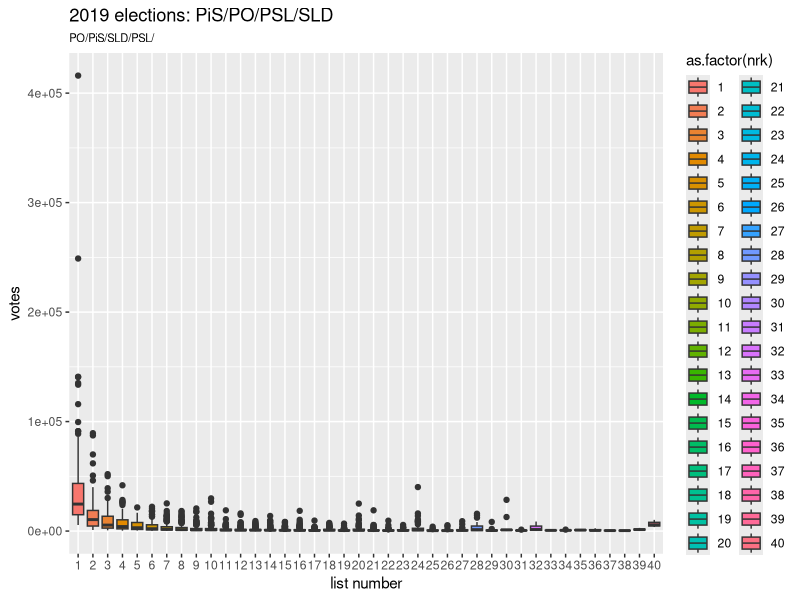
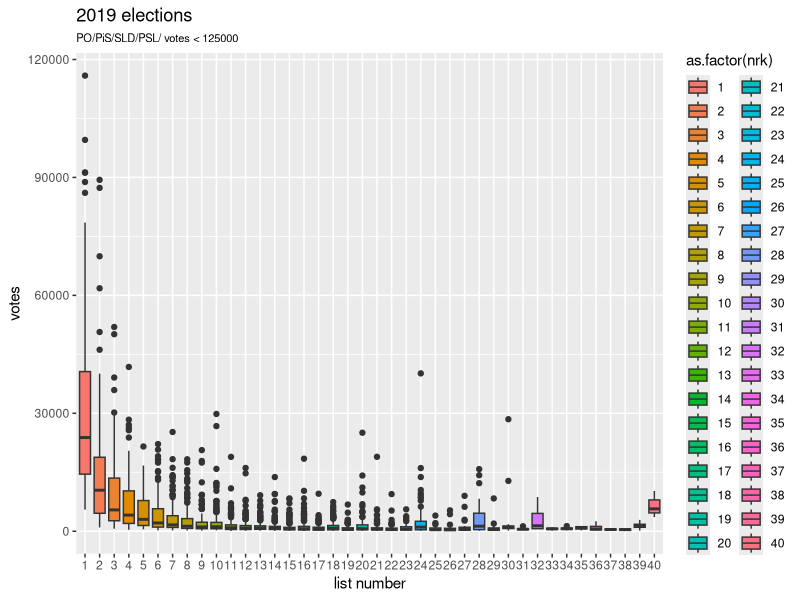
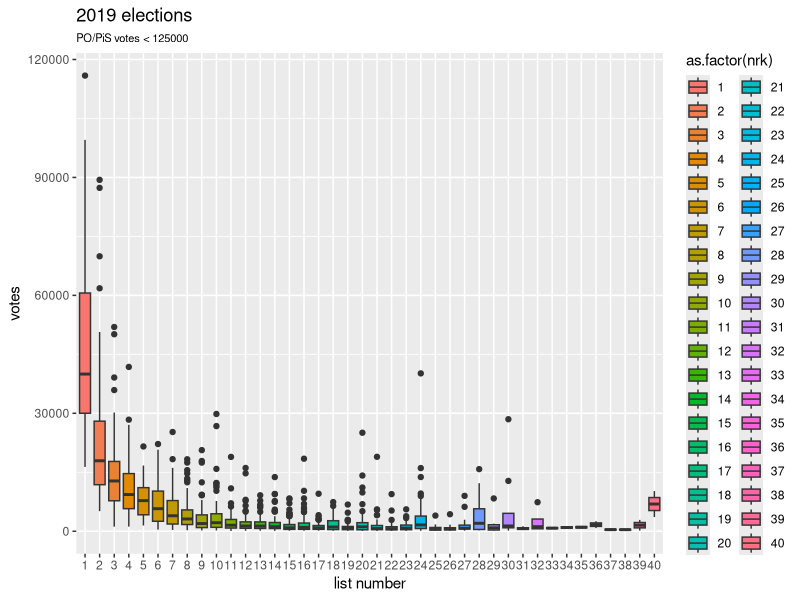
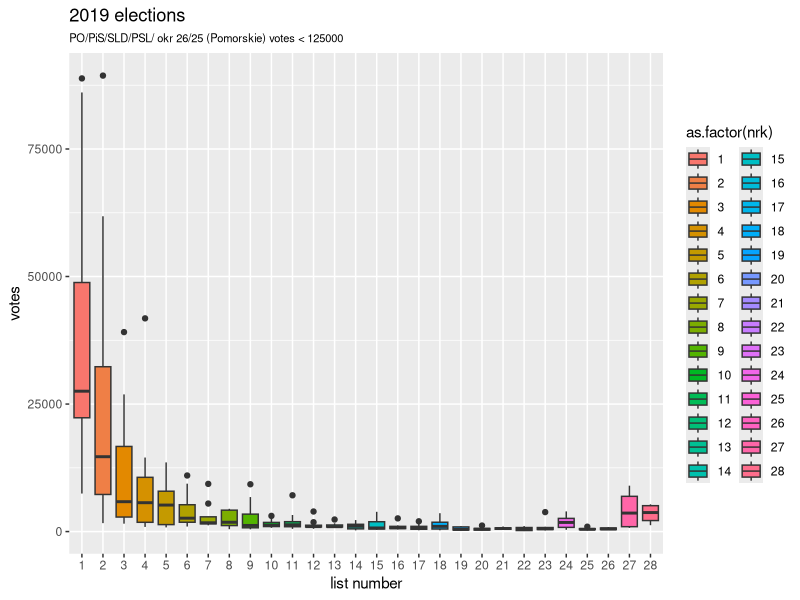

These figures' R source, in order:
##
require (ggplot2)
library(dplyr)

barColor <- "#8a0303"
##################################################################
xxx.limits <- c(0, 20)
xxx.breaks <- seq(0, 30, by = 2)
dft.limits <- c(0, 250)
dft.breaks <- seq(0, 250, by = 10)
##################################################################

kandydaci <- read.csv("kandydaci_sejm_2019_f4.csv", sep = ';',  header=T, na.string="NA");

kk <- kandydaci
nrow(kandydaci)

tit <- "2019 elections: PiS/PO/PSL/SLD"
ggplot(kk, aes(x=as.factor(nrk), y=glosy, fill=as.factor(nrk))) + 
  geom_boxplot() + 
  ggtitle(tit, subtitle="PO/PiS/SLD/PSL/") +
  ylab("votes") +
  ## https://stackoverflow.com/questions/11724311/how-to-add-a-ggplot2-subtitle-with-different-size-and-colour
  theme(plot.subtitle=element_text(size=8)) +
  xlab("list number");

kk <- filter (kandydaci, glosy < 125000)
nrow(kk)

tit <- "2019 elections"
ggplot(kk, aes(x=as.factor(nrk), y=glosy, fill=as.factor(nrk))) + 
  geom_boxplot() + 
  ggtitle(tit, subtitle="PO/PiS/SLD/PSL/ votes < 125000") +
  ylab("votes") +
  ## https://stackoverflow.com/questions/11724311/how-to-add-a-ggplot2-subtitle-with-different-size-and-colour
  theme(plot.subtitle=element_text(size=8)) +
  xlab("list number");

kk <- filter(kandydaci, ((komitet=="PO" | komitet=="PiS") & glosy < 125000))

tit <- "2019 elections"
ggplot(kk, aes(x=as.factor(nrk), y=glosy, fill=as.factor(nrk))) + 
  geom_boxplot() + 
  ggtitle(tit, subtitle="PO/PiS votes < 125000") +
  ylab("votes") +
  ## https://stackoverflow.com/questions/11724311/how-to-add-a-ggplot2-subtitle-with-different-size-and-colour
  theme(plot.subtitle=element_text(size=8)) +
  xlab("list number");

kk <- filter (kandydaci, okr == 25 | okr == 26)

tit <- "2019 elections"
ggplot(kk, aes(x=as.factor(nrk), y=glosy, fill=as.factor(nrk))) + 
  geom_boxplot() + 
  ggtitle(tit, subtitle="PO/PiS/SLD/PSL/ okr 26/25 (Pomorskie) votes < 125000") +
  ylab("votes") +
  ## https://stackoverflow.com/questions/11724311/how-to-add-a-ggplot2-subtitle-with-different-size-and-colour
  theme(plot.subtitle=element_text(size=8)) +
  xlab("list number");

